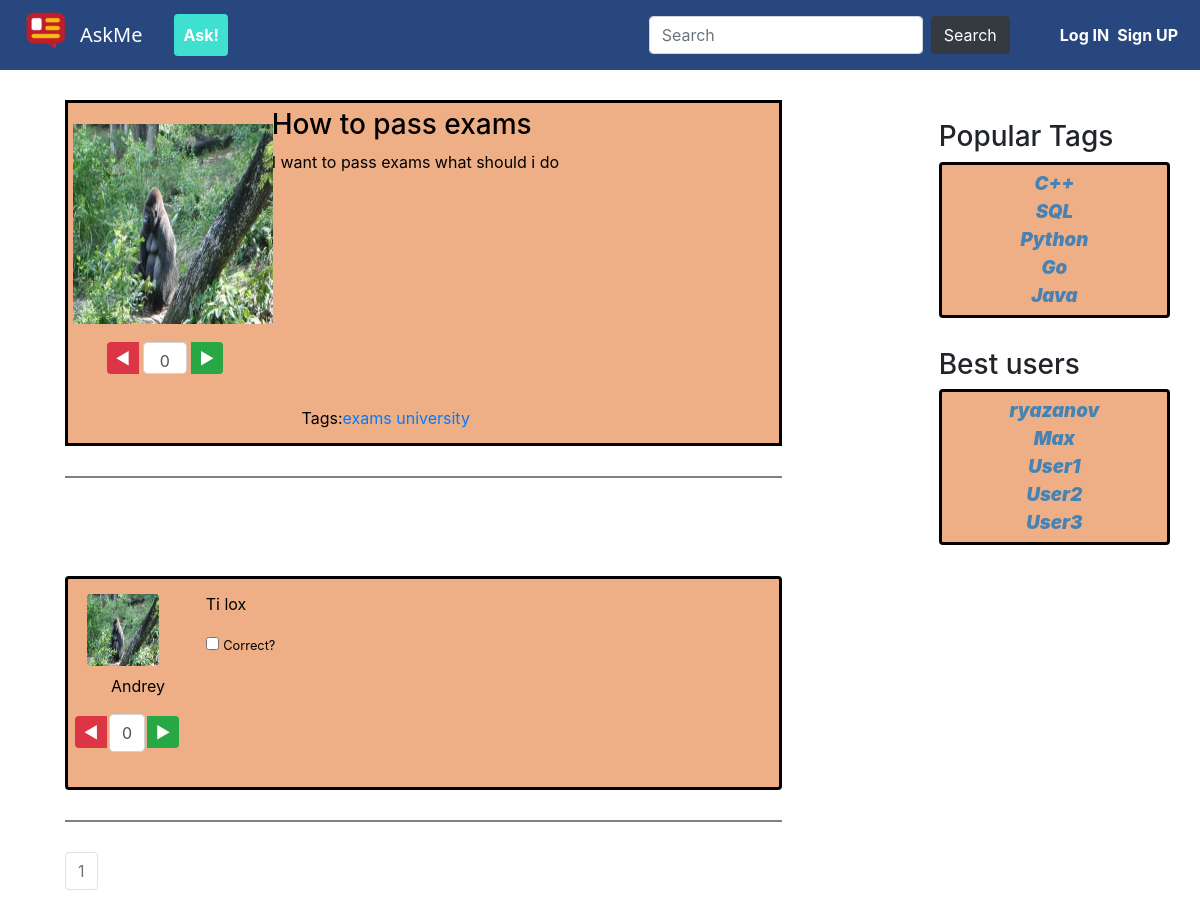
Page /question/69 on the committed database.
### questions/models.py (models this page shows, shortened)
class Question(models.Model):
    author = models.ForeignKey(Profile, on_delete=models.CASCADE)
    title = models.CharField(max_length=64)
    text = models.TextField()
    rating = models.IntegerField(default=0)
    created = models.DateTimeField(auto_now_add=True)
    tags = models.ManyToManyField(Tag, blank=True)
    objects = QuestionManager()

class Tag (models.Model):
    title = models.CharField(max_length=10)
    def __str__(self):
        return self.title
    objects = TagManager()

class Answer (models.Model):
    author = models.ForeignKey(Profile, on_delete=models.CASCADE)
    question = models.ForeignKey(Question, on_delete=models.CASCADE)
    text = models.TextField()
    rating = models.IntegerField(default=0)
    created = models.DateTimeField(auto_now_add=True)
    is_right = models.BooleanField(default=False)

class Profile(models.Model):
    user = models.OneToOneField(User, on_delete=models.CASCADE)
    rating = models.IntegerField(default=0)
    avatar = models.ImageField(upload_to='uploads', default='questions/uploads/django.sh.png' )
    def __str__(self):
        return self.user.username
    objects = ProfileManager()

### questions/views.py (the view, shortened to what this page needs)
# urls.py: path('question/<int:question_id>', views.question, name='questions_question'),
def question(request, question_id):
    question_page = Question.objects.get(pk = question_id)
    form = AnswerForm(request.POST)
    answers = listing(request, question_page.answer_set.all())
    variableDict.update({'question': question_page,
                        'answers': answers,
                        'form': form})
    return render(request, 'question.html', variableDict)

### questions/forms.py
class AnswerForm(forms.Form):
    textarea = forms.CharField(
        max_length=200,
        widget=forms.Textarea(
            attrs={ 'class': 'askme-textarea'}
        )
    )

### questions/views.py (called while the page is built)
def listing(request, object_list, obj=None):
    paginator = Paginator(object_list, 4)
    if obj != None:
        for i in paginator.page_range:
            if obj in paginator.get_page(i).object_list:
                return paginator.get_page(i)
    page = request.GET.get('page', 1)
    objects = paginator.get_page(page)
    return objects

### questions/templates/question.html (shortened to what this page needs)
{% extends "base.html" %}
{% load static %}
{% block content %}
<div class="col">
    <div class=" askme-questionblock container-fluid">
        <div class="row">
            <div class="col-3">
            <img class="mr-3 mt-3 askme-useravatar-big" src="{% static 'img/test.jpg' %}">
               <div class = "mt-3 ml-3 justify-content-center row askme-higher">
                    <a href="#" class="rounded-left btn-danger askme-likebutton">&#9668;</a>
                        <div class="form-control askme-likescounter">
                            {{question.rating}}
                        </div>
                    <a href="#" class="rounded-right btn-success askme-likebutton">&#9658;</a>
                </div>
            </div>
            <div class="col ml-3">
                <h3>{{question.title}}</h3>
                {{question.text}}
            </div>
        </div>
        <div class="row mb-2">
            <div class="col-4"></div>
            Tags: {% for tag in question.tags.all %}
            <a href="{% url 'questions_withtag' tag %}">{{tag}}</a>&nbsp;
            {% endfor %}
        </div>
        </div>
    <hr>
    {% for answer in answers %}
        {% include "answer.html" %}
    {% endfor %}
    <hr>
</div>
<div class="col mt-3">
{% include 'paginator.html' with objects=answers %}
</div>
{% endblock content %}

### questions/templates/base.html (shortened to what this page needs)
{% load static %}
<!DOCTYPE html>
<html>
    <head>
        <link rel="stylesheet" href="{% static 'css/bootstrap.min.css' %}">
        <link rel="stylesheet" href="{% static 'css/askme.css' %}">
    </head>
<body>
     <nav class="navbar navbar-expand-md navbar-dark askme-navbg fixed-top">
      <img src="{% static 'img/logo.png' %}">
      <a class="navbar-brand askme-logofont" href="{% url 'questions_index' %}">AskMe</a>
      <div class="collapse navbar-collapse" id="navbarsExampleDefault">
        <ul class="navbar-nav mr-auto">
          <li class="nav-item active mr-3">
            <a class="btn askme-sign nav-link ml-3" href="{% url 'questions_ask' %}">Ask! <span class="sr-only">(current)</span></a>
          </li>
        </ul>
        <form class="form-inline my-2 my-lg-0">
          <input class="form-control mr-sm-2" type="text" placeholder="Search" aria-label="Search">
          <button class="btn btn-dark my-2 mr-5 my-sm-0" type="submit">Search</button>
        </form>
        {% if user.is_authenticated %}
        <div class="row">
          <div>
            <img class="askme-useravatar-mini rounded" src="{{MEDIA_URL}}{{user.profile.avatar.url}}">
          </div>
          <div class="col">
            <div class="row no-gutters">
              <h5 class="askme-navbar-label">{{user.username}}</h5>
            </div>
            <div class="row no-gutters mr-3">
              <a href="{% url 'questions_profile' %}" class="askme-navbar-label">Settings</a>
              <a href="{% url 'questions_logout' %}?stay={{request.path}}" class="askme-navbar-label">Log Out</a>
            </div>
          </div>
        </div>
        {% else %}
          <a class="askme-navbar-label" href="{% url 'questions_signin' %}">Log IN</a>
          <a class="askme-navbar-label" href="{% url 'questions_signup' %}">Sign UP</a>
        {% endif %}
      </div>
    </nav>
   <div class="askme-container">
    <div class="row askme-higher">
        <div class="col-8">
          {% block content %}{% endblock %}
        </div>
        <div class="col-1"></div>
        <div class="col">
        <div class="col askme-higher">
          <h3>Popular Tags</h3>
          <div class="askme-listblock rounded">
            {% for tag in popularTags %}
            <div class="row justify-content-center">
              <a href="{% url 'questions_withtag' tag %}">{{tag}}</a>
            </div>
            {%endfor%}
          </div>
        </div>
        <div class="col askme-higher">
          <h3>Best users</h3>
          <div class="askme-listblock rounded">
            {% for user in bestUsers %}
            <div class="row justify-content-center">
              <a href="{% url 'questions_profile' %}">{{user}}</a>
            </div>
            {%endfor%}
          </div>
        </div>
      </div>
    </div>
  </div>
</body>
</html>

### questions/templates/answer.html (shortened to what this page needs)
{% load static %}
<br><br>
<div  class="media askme-questionblock askme-higher rounded">
    <div class = "col-2 justify-content-center">
    <div class = "row justify-content-center">
        <img class="mr-3 askme-useravatar rounded" src="{% static 'img/test.jpg'%}">
    </div>
    <div class="col-2 mt-2 ml-2 justify-content-center">
        {{answer.author}}
    </div>
    <div class = "mt-3  row askme-higher">
        <a href="#" class="rounded-left btn-danger askme-likebutton">&#9668;</a>
            <div><span class="form-control">
                {{answer.rating}}
            </span></div>
        <a href="#" class="rounded-right btn-success askme-likebutton">&#9658;</a>
    </div>
    </div>
    <div class="media-body ml-3">
    <p>
            {{answer.text |truncatechars:140}}
    </p>
    <input type="checkbox" id="is_correct">
    <small for="is_correct">Correct?</small>
    </div>
</div>

### questions/templates/paginator.html (shortened to what this page needs)
<nav class="askme-higher">
    <ul class="pagination">
        <li class="page-item disabled">
            <a class="page-link" href="#">{{objects.number}}</a>
        </li>
    </ul>
</nav>

### questions/static/css/askme.css (style rules this page uses)
body { padding-top: 5rem; }
.askme-questionblock { background: #EFAF86; padding: 5px; border: 3px solid black; color: black; }
.askme-useravatar { width: 72px; height: 72px; margin-top: 10px; }
.askme-useravatar-big { width: 200px; height: 200px; }
.askme-navbg { background: #29477F; ; }
.askme-navbar-label { color: white; font-weight: bold; margin-left: 2px; margin-right: 6px; }
.askme-sign { background: turquoise; color: white; font-weight: bold; margin: 4px; }
.askme-higher { margin-top: 20px; margin-bottom: 30px; }
.askme-listblock { background: #EFAF86; padding: 5px; border: 3px solid black; font-style: italic; font-weight: 900; font-size: 14pt; }
.askme-listblock a { color: steelblue; }
.askme-logofont { font-family: 'Segoe UI', Tahoma, Geneva, Verdana, sans-serif; }
.askme-likebutton { width: 32px; height: 32px; margin: 2px; padding: 4px; text-align: center; vertical-align: middle; }
.askme-likescounter { width:44px; height:32px; font-size: 12pt; margin: 2px; text-align: center; vertical-align: middle; }
.askme-container { padding-left: 50px; padding-right: 15px; }
hr { margin-top: 30px; margin-bottom: 30px; border: none; color: gray; background-color: gray; height: 2px; }

### rows in the picture
Question: rating "0", title "How to pass exams", text "I want to pass exams what should i do"
Tag: title "exams"
Tag: title "university"
Answer: author "Andrey", rating "0", text "Ti lox"
Tag: title "C++"
Tag: title "SQL"
Tag: title "Python"
Tag: title "Go"
Tag: title "Java"
Profile: user.username "ryazanov"
Profile: user.username "Max"
Profile: user.username "User1"
Profile: user.username "User2"
Profile: user.username "User3"

### other values in the picture
{{ objects.number }} "1"
